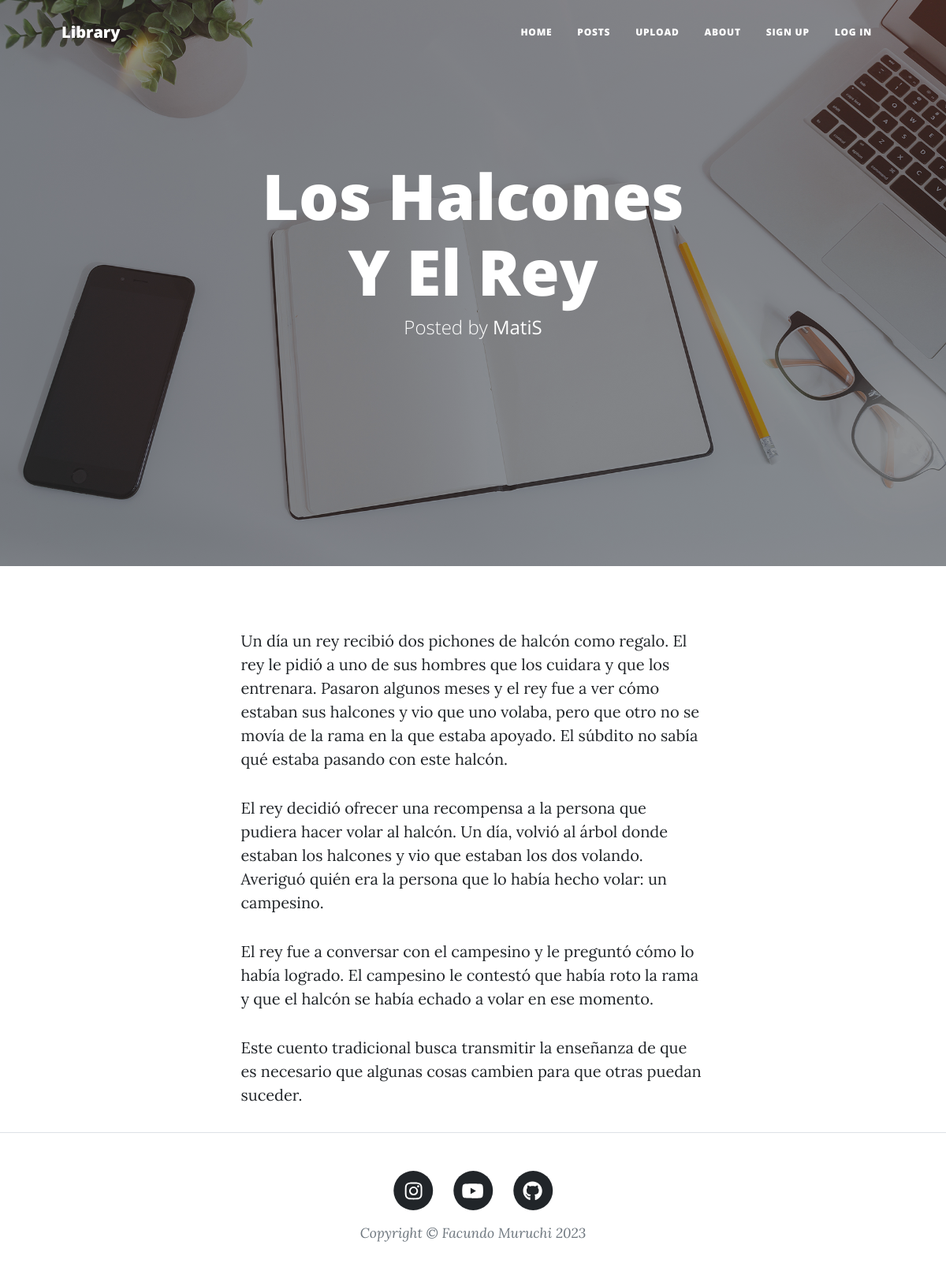
Page /blog/ver-post/42/ on the committed database.
### blog/models.py (models this page shows, shortened)
class Post(models.Model):
    title = models.CharField(max_length=128)
    text = RichTextField(max_length=5000)
    post = models.IntegerField(choices=[
        (1, "Story"),
        (2, "Poem")
    ])
    date = models.DateTimeField(auto_now=True)
    creator = models.ForeignKey(User, on_delete=models.SET_NULL, null=True)

### blog/views.py (the view)
# urls.py: path("ver-post/<int:pk>/", PostDetailView.as_view(), name="ver_post"),
class PostDetailView(DetailView):
    model = Post
    success_url = reverse_lazy("posts")

### blog/templates/blog/post_detail.html (shortened to what this page needs)
{%extends "base.html"%}
{% block heading %}
<h1>{{object.title}}</h1>
<span class="subheading">Posted by <b>{{object.creator}}</b></span>
{% endblock heading %}
{% block contenido %}
<p>
    {{object.text|safe}}
</p>
{% endblock contenido %}

### rows in the picture
Post: title "Los Halcones Y El Rey", creator "MatiS", text "Un día un rey recibió dos pichones de halcón como regalo. El rey le pidió a uno de sus hombres que los cuidara y que los entrenara. Pasaron algunos meses y el rey fue a ver cómo estaban sus halcones y vio que uno volaba, pero que otro no se movía de la rama en la que estaba apoyado. El súbdito no sabía qué estaba pasando con este halcón. El rey decidió ofrecer una recompensa a la persona que pudiera hacer volar al halcón. Un día, volvió al árbol donde estaban los halcones y vio que estaban los dos volando. Averiguó quién era la persona que lo había hecho volar: un campesino. El rey fue a conversar con el campesino y le preguntó cómo lo había logrado. El campesino le contestó que había roto…"
